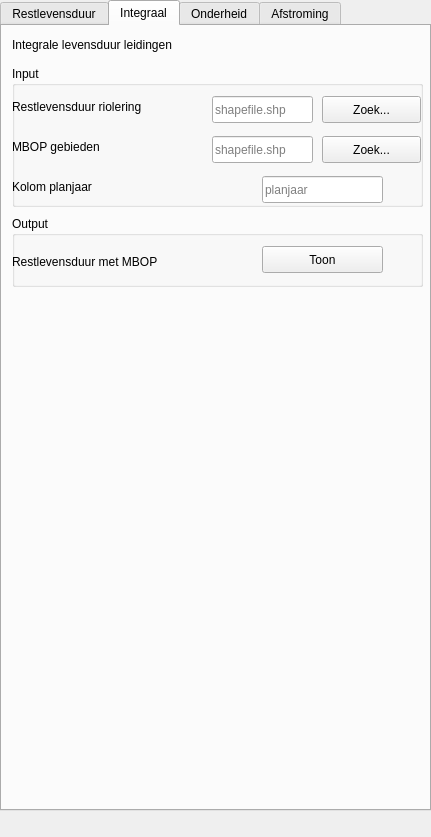
<?xml version="1.0" encoding="UTF-8"?>
<ui version="4.0">
 <class>DockWidget</class>
 <widget class="QDockWidget" name="DockWidget">
  <property name="geometry">
   <rect>
    <x>0</x>
    <y>0</y>
    <width>431</width>
    <height>837</height>
   </rect>
  </property>
  <property name="sizePolicy">
   <sizepolicy hsizetype="Preferred" vsizetype="Preferred">
    <horstretch>0</horstretch>
    <verstretch>0</verstretch>
   </sizepolicy>
  </property>
  <property name="windowTitle">
   <string>Sewer Assessor</string>
  </property>
  <widget class="QWidget" name="dockWidgetContents">
   <widget class="QTabWidget" name="tabWidget">
    <property name="geometry">
     <rect>
      <x>0</x>
      <y>0</y>
      <width>431</width>
      <height>811</height>
     </rect>
    </property>
    <property name="currentIndex">
     <number>1</number>
    </property>
    <widget class="QWidget" name="tab">
     <attribute name="title">
      <string>Restlevensduur</string>
     </attribute>
     <widget class="QLabel" name="r_header">
      <property name="geometry">
       <rect>
        <x>10</x>
        <y>10</y>
        <width>361</width>
        <height>17</height>
       </rect>
      </property>
      <property name="text">
       <string>Restlevensduur riolering</string>
      </property>
     </widget>
     <widget class="QGroupBox" name="restlevensduur_input">
      <property name="geometry">
       <rect>
        <x>10</x>
        <y>40</y>
        <width>411</width>
        <height>421</height>
       </rect>
      </property>
      <property name="title">
       <string>Input</string>
      </property>
      <widget class="QLabel" name="r_i_gebiedsgrenzen_label">
       <property name="geometry">
        <rect>
         <x>0</x>
         <y>20</y>
         <width>191</width>
         <height>41</height>
        </rect>
       </property>
       <property name="text">
        <string>Gebiedsgrenzen</string>
       </property>
      </widget>
      <widget class="QLineEdit" name="r_i_gebiedsgrenzen_text">
       <property name="geometry">
        <rect>
         <x>200</x>
         <y>30</y>
         <width>101</width>
         <height>27</height>
        </rect>
       </property>
       <property name="text">
        <string>putten_stats.shp</string>
       </property>
       <property name="placeholderText">
        <string>shapefile.shp</string>
       </property>
      </widget>
      <widget class="QPushButton" name="r_i_gebiedsgrenzen_search">
       <property name="geometry">
        <rect>
         <x>310</x>
         <y>30</y>
         <width>99</width>
         <height>27</height>
        </rect>
       </property>
       <property name="text">
        <string>Zoek...</string>
       </property>
      </widget>
      <widget class="QLabel" name="r_i_gem_zettingssnelheid_put_label">
       <property name="geometry">
        <rect>
         <x>0</x>
         <y>70</y>
         <width>191</width>
         <height>21</height>
        </rect>
       </property>
       <property name="text">
        <string>Gem. zettingssnelheid put</string>
       </property>
      </widget>
      <widget class="QLineEdit" name="r_i_gem_zettingssnelheid_put_text">
       <property name="geometry">
        <rect>
         <x>200</x>
         <y>70</y>
         <width>101</width>
         <height>27</height>
        </rect>
       </property>
       <property name="text">
        <string>putten_stats.shp</string>
       </property>
       <property name="placeholderText">
        <string>shapefile.shp</string>
       </property>
      </widget>
      <widget class="QPushButton" name="r_i_gem_zettingssnelheid_put_search">
       <property name="geometry">
        <rect>
         <x>310</x>
         <y>70</y>
         <width>99</width>
         <height>27</height>
        </rect>
       </property>
       <property name="text">
        <string>Zoek...</string>
       </property>
      </widget>
      <widget class="QLabel" name="r_i_kolom_stdev_zettingssnelheid_label">
       <property name="geometry">
        <rect>
         <x>0</x>
         <y>150</y>
         <width>211</width>
         <height>21</height>
        </rect>
       </property>
       <property name="text">
        <string>Kolom st. dev zettingssnelheid</string>
       </property>
      </widget>
      <widget class="QLineEdit" name="r_i_kolom_stdev_zettingssnelheid_text">
       <property name="geometry">
        <rect>
         <x>250</x>
         <y>150</y>
         <width>121</width>
         <height>27</height>
        </rect>
       </property>
       <property name="text">
        <string>stddev_pnt</string>
       </property>
       <property name="alignment">
        <set>Qt::AlignLeading|Qt::AlignLeft|Qt::AlignVCenter</set>
       </property>
       <property name="placeholderText">
        <string>stddev_pnt</string>
       </property>
      </widget>
      <widget class="QLabel" name="r_i_kolom_gem_zettingssnelheid_label">
       <property name="geometry">
        <rect>
         <x>0</x>
         <y>110</y>
         <width>201</width>
         <height>21</height>
        </rect>
       </property>
       <property name="text">
        <string>Kolom gem. zettingssnelheid</string>
       </property>
      </widget>
      <widget class="QLineEdit" name="r_i_kolom_gem_zettingssnelheid_text">
       <property name="geometry">
        <rect>
         <x>250</x>
         <y>110</y>
         <width>121</width>
         <height>27</height>
        </rect>
       </property>
       <property name="text">
        <string>avg_pnt_li</string>
       </property>
       <property name="placeholderText">
        <string>avg_pnt_li</string>
       </property>
      </widget>
      <widget class="QLineEdit" name="r_i_kolom_jaar_van_aanleg_text">
       <property name="geometry">
        <rect>
         <x>250</x>
         <y>230</y>
         <width>121</width>
         <height>27</height>
        </rect>
       </property>
       <property name="text">
        <string>jaar</string>
       </property>
       <property name="placeholderText">
        <string>jaar</string>
       </property>
      </widget>
      <widget class="QLineEdit" name="r_i_kolom_aanleg_hoogte_text">
       <property name="geometry">
        <rect>
         <x>250</x>
         <y>270</y>
         <width>121</width>
         <height>27</height>
        </rect>
       </property>
       <property name="text">
        <string>Peil_mv</string>
       </property>
       <property name="placeholderText">
        <string>Peil_mv</string>
       </property>
      </widget>
      <widget class="QLabel" name="r_i_kolom_aanleg_hoogte_label">
       <property name="geometry">
        <rect>
         <x>0</x>
         <y>270</y>
         <width>211</width>
         <height>21</height>
        </rect>
       </property>
       <property name="text">
        <string>Kolom aanleg/ontwerp hoogte</string>
       </property>
      </widget>
      <widget class="QLabel" name="r_i_riool_leidingen_label">
       <property name="geometry">
        <rect>
         <x>0</x>
         <y>310</y>
         <width>191</width>
         <height>21</height>
        </rect>
       </property>
       <property name="text">
        <string>Riool leidingen</string>
       </property>
      </widget>
      <widget class="QLabel" name="r_i_rioolputten_label">
       <property name="geometry">
        <rect>
         <x>0</x>
         <y>190</y>
         <width>191</width>
         <height>21</height>
        </rect>
       </property>
       <property name="text">
        <string>Riool putten</string>
       </property>
      </widget>
      <widget class="QLineEdit" name="r_i_rioolputten_text">
       <property name="geometry">
        <rect>
         <x>200</x>
         <y>190</y>
         <width>101</width>
         <height>27</height>
        </rect>
       </property>
       <property name="text">
        <string>putten_export_kikker.shp</string>
       </property>
       <property name="placeholderText">
        <string>shapefile.shp</string>
       </property>
      </widget>
      <widget class="QPushButton" name="r_i_rioolputten_search">
       <property name="geometry">
        <rect>
         <x>310</x>
         <y>190</y>
         <width>99</width>
         <height>27</height>
        </rect>
       </property>
       <property name="text">
        <string>Zoek...</string>
       </property>
      </widget>
      <widget class="QLabel" name="r_i_ahn_label">
       <property name="geometry">
        <rect>
         <x>0</x>
         <y>350</y>
         <width>191</width>
         <height>21</height>
        </rect>
       </property>
       <property name="text">
        <string>Actueel Hoogtebestand NL</string>
       </property>
      </widget>
      <widget class="QLineEdit" name="r_i_ahn_text">
       <property name="geometry">
        <rect>
         <x>200</x>
         <y>350</y>
         <width>101</width>
         <height>27</height>
        </rect>
       </property>
       <property name="text">
        <string>dem_schiedam.tif</string>
       </property>
       <property name="placeholderText">
        <string>ahn2.tif</string>
       </property>
      </widget>
      <widget class="QPushButton" name="r_i_ahn_search">
       <property name="geometry">
        <rect>
         <x>310</x>
         <y>350</y>
         <width>99</width>
         <height>27</height>
        </rect>
       </property>
       <property name="text">
        <string>Zoek...</string>
       </property>
      </widget>
      <widget class="QLabel" name="r_i_max_restzettingseis_label">
       <property name="geometry">
        <rect>
         <x>0</x>
         <y>390</y>
         <width>191</width>
         <height>21</height>
        </rect>
       </property>
       <property name="text">
        <string>Maximale restzettingseis</string>
       </property>
      </widget>
      <widget class="QLineEdit" name="r_i_max_restzettingseis_text">
       <property name="geometry">
        <rect>
         <x>250</x>
         <y>390</y>
         <width>81</width>
         <height>27</height>
        </rect>
       </property>
       <property name="text">
        <string>25</string>
       </property>
       <property name="alignment">
        <set>Qt::AlignRight|Qt::AlignTrailing|Qt::AlignVCenter</set>
       </property>
       <property name="placeholderText">
        <string>25</string>
       </property>
      </widget>
      <widget class="QLabel" name="r_i_max_restzettingseis_unit">
       <property name="geometry">
        <rect>
         <x>340</x>
         <y>390</y>
         <width>61</width>
         <height>21</height>
        </rect>
       </property>
       <property name="text">
        <string>cm</string>
       </property>
       <property name="alignment">
        <set>Qt::AlignLeading|Qt::AlignLeft|Qt::AlignVCenter</set>
       </property>
      </widget>
      <widget class="QPushButton" name="r_i_rioolleidingen_search">
       <property name="geometry">
        <rect>
         <x>310</x>
         <y>310</y>
         <width>99</width>
         <height>27</height>
        </rect>
       </property>
       <property name="text">
        <string>Zoek...</string>
       </property>
      </widget>
      <widget class="QLineEdit" name="r_i_riool_leidingen_text">
       <property name="geometry">
        <rect>
         <x>200</x>
         <y>310</y>
         <width>101</width>
         <height>27</height>
        </rect>
       </property>
       <property name="text">
        <string>leidingen_export_kikker.shp</string>
       </property>
       <property name="placeholderText">
        <string>shapefile.shp</string>
       </property>
      </widget>
     </widget>
     <widget class="QGroupBox" name="restlevensduur_output">
      <property name="geometry">
       <rect>
        <x>10</x>
        <y>470</y>
        <width>411</width>
        <height>301</height>
       </rect>
      </property>
      <property name="title">
       <string>Output</string>
      </property>
      <widget class="QLabel" name="r_o_gem_zettingssnelheid_put_label">
       <property name="geometry">
        <rect>
         <x>0</x>
         <y>110</y>
         <width>241</width>
         <height>31</height>
        </rect>
       </property>
       <property name="text">
        <string>Gem. zettingssnelheid put</string>
       </property>
      </widget>
      <widget class="QLabel" name="r_o_jaar_van_falen_rioolgebied_label">
       <property name="geometry">
        <rect>
         <x>0</x>
         <y>70</y>
         <width>191</width>
         <height>31</height>
        </rect>
       </property>
       <property name="text">
        <string>Jaar van falen rioolgebied</string>
       </property>
      </widget>
      <widget class="QLabel" name="r_o_gem_jaar_aanleg_rioolgebied_label">
       <property name="geometry">
        <rect>
         <x>0</x>
         <y>30</y>
         <width>241</width>
         <height>31</height>
        </rect>
       </property>
       <property name="text">
        <string>Gem. jaar van aanleg rioolgebied</string>
       </property>
      </widget>
      <widget class="QLabel" name="r_o_abs_zetting_put_label">
       <property name="geometry">
        <rect>
         <x>0</x>
         <y>230</y>
         <width>191</width>
         <height>21</height>
        </rect>
       </property>
       <property name="text">
        <string>Absolute zetting put</string>
       </property>
      </widget>
      <widget class="QLabel" name="r_o_gem_abs_zetting_rioolgebied_label">
       <property name="geometry">
        <rect>
         <x>0</x>
         <y>270</y>
         <width>201</width>
         <height>21</height>
        </rect>
       </property>
       <property name="text">
        <string>Gem. abs. zetting rioolgebied</string>
       </property>
      </widget>
      <widget class="QLabel" name="r_o_stdev_zetting_rioolgebied">
       <property name="geometry">
        <rect>
         <x>0</x>
         <y>190</y>
         <width>191</width>
         <height>21</height>
        </rect>
       </property>
       <property name="text">
        <string>St. dev zetting rioolgebied</string>
       </property>
      </widget>
      <widget class="QLabel" name="r_o_gem_zettingssnelheid_rioolgebied_label">
       <property name="geometry">
        <rect>
         <x>0</x>
         <y>150</y>
         <width>241</width>
         <height>21</height>
        </rect>
       </property>
       <property name="text">
        <string>Gem. zettingssnelheid rioolgebied</string>
       </property>
      </widget>
      <widget class="QPushButton" name="r_o_gem_jaar_aanleg_rioolgebied_button">
       <property name="geometry">
        <rect>
         <x>240</x>
         <y>30</y>
         <width>121</width>
         <height>27</height>
        </rect>
       </property>
       <property name="text">
        <string>Toon</string>
       </property>
      </widget>
      <widget class="QPushButton" name="r_o_jaar_van_falen_rioolgebied_button">
       <property name="geometry">
        <rect>
         <x>240</x>
         <y>70</y>
         <width>121</width>
         <height>27</height>
        </rect>
       </property>
       <property name="text">
        <string>Toon</string>
       </property>
      </widget>
      <widget class="QPushButton" name="r_o_gem_zettingssnelheid_put_button">
       <property name="geometry">
        <rect>
         <x>240</x>
         <y>110</y>
         <width>121</width>
         <height>27</height>
        </rect>
       </property>
       <property name="text">
        <string>Toon</string>
       </property>
      </widget>
      <widget class="QPushButton" name="r_o_gem_zettingssnelheid_rioolgebied_button">
       <property name="geometry">
        <rect>
         <x>240</x>
         <y>150</y>
         <width>121</width>
         <height>27</height>
        </rect>
       </property>
       <property name="text">
        <string>Toon</string>
       </property>
      </widget>
      <widget class="QPushButton" name="r_o_stdev_zetting_rioolgebied_button">
       <property name="geometry">
        <rect>
         <x>240</x>
         <y>190</y>
         <width>121</width>
         <height>27</height>
        </rect>
       </property>
       <property name="text">
        <string>Toon</string>
       </property>
      </widget>
      <widget class="QPushButton" name="r_o_abs_zetting_put_button">
       <property name="geometry">
        <rect>
         <x>240</x>
         <y>230</y>
         <width>121</width>
         <height>27</height>
        </rect>
       </property>
       <property name="text">
        <string>Toon</string>
       </property>
      </widget>
      <widget class="QPushButton" name="r_o_gem_abs_zetting_rioolgebied_button">
       <property name="geometry">
        <rect>
         <x>240</x>
         <y>270</y>
         <width>121</width>
         <height>27</height>
        </rect>
       </property>
       <property name="text">
        <string>Toon</string>
       </property>
      </widget>
      <zorder>r_o_gem_zettingssnelheid_put_label</zorder>
      <zorder>r_o_jaar_van_falen_rioolgebied_label</zorder>
      <zorder>r_o_gem_jaar_aanleg_rioolgebied_label</zorder>
      <zorder>r_o_abs_zetting_put_label</zorder>
      <zorder>r_o_gem_abs_zetting_rioolgebied_label</zorder>
      <zorder>r_o_stdev_zetting_rioolgebied</zorder>
      <zorder>r_o_gem_zettingssnelheid_rioolgebied_label</zorder>
      <zorder>r_o_gem_jaar_aanleg_rioolgebied_button</zorder>
      <zorder>r_o_jaar_van_falen_rioolgebied_button</zorder>
      <zorder>r_o_gem_zettingssnelheid_put_button</zorder>
      <zorder>r_o_gem_zettingssnelheid_rioolgebied_button</zorder>
      <zorder>r_o_stdev_zetting_rioolgebied_button</zorder>
      <zorder>r_o_stdev_zetting_rioolgebied_button</zorder>
      <zorder>r_o_abs_zetting_put_button</zorder>
      <zorder>r_o_gem_abs_zetting_rioolgebied_button</zorder>
     </widget>
     <widget class="QLabel" name="r_i_kolom_jaar_van_aanleg_label">
      <property name="geometry">
       <rect>
        <x>10</x>
        <y>270</y>
        <width>191</width>
        <height>21</height>
       </rect>
      </property>
      <property name="text">
       <string>Kolom jaar van aanleg</string>
      </property>
     </widget>
    </widget>
    <widget class="QWidget" name="tab_2">
     <attribute name="title">
      <string>Integraal</string>
     </attribute>
     <widget class="QLabel" name="i_header">
      <property name="geometry">
       <rect>
        <x>10</x>
        <y>10</y>
        <width>361</width>
        <height>17</height>
       </rect>
      </property>
      <property name="text">
       <string>Integrale levensduur leidingen</string>
      </property>
     </widget>
     <widget class="QGroupBox" name="groupBox_3">
      <property name="geometry">
       <rect>
        <x>10</x>
        <y>40</y>
        <width>411</width>
        <height>141</height>
       </rect>
      </property>
      <property name="title">
       <string>Input</string>
      </property>
      <widget class="QLabel" name="label_9">
       <property name="geometry">
        <rect>
         <x>0</x>
         <y>20</y>
         <width>191</width>
         <height>41</height>
        </rect>
       </property>
       <property name="text">
        <string>Restlevensduur riolering</string>
       </property>
      </widget>
      <widget class="QLineEdit" name="lineEdit_4">
       <property name="geometry">
        <rect>
         <x>200</x>
         <y>30</y>
         <width>101</width>
         <height>27</height>
        </rect>
       </property>
       <property name="text">
        <string/>
       </property>
       <property name="placeholderText">
        <string>shapefile.shp</string>
       </property>
      </widget>
      <widget class="QPushButton" name="pushButton_4">
       <property name="geometry">
        <rect>
         <x>310</x>
         <y>30</y>
         <width>99</width>
         <height>27</height>
        </rect>
       </property>
       <property name="text">
        <string>Zoek...</string>
       </property>
      </widget>
      <widget class="QLabel" name="label_11">
       <property name="geometry">
        <rect>
         <x>0</x>
         <y>70</y>
         <width>191</width>
         <height>21</height>
        </rect>
       </property>
       <property name="text">
        <string>MBOP gebieden</string>
       </property>
      </widget>
      <widget class="QLineEdit" name="lineEdit_5">
       <property name="geometry">
        <rect>
         <x>200</x>
         <y>70</y>
         <width>101</width>
         <height>27</height>
        </rect>
       </property>
       <property name="placeholderText">
        <string>shapefile.shp</string>
       </property>
      </widget>
      <widget class="QPushButton" name="pushButton_5">
       <property name="geometry">
        <rect>
         <x>310</x>
         <y>70</y>
         <width>99</width>
         <height>27</height>
        </rect>
       </property>
       <property name="text">
        <string>Zoek...</string>
       </property>
      </widget>
      <widget class="QLabel" name="label_13">
       <property name="geometry">
        <rect>
         <x>0</x>
         <y>110</y>
         <width>191</width>
         <height>21</height>
        </rect>
       </property>
       <property name="text">
        <string>Kolom planjaar</string>
       </property>
      </widget>
      <widget class="QLineEdit" name="lineEdit_6">
       <property name="geometry">
        <rect>
         <x>250</x>
         <y>110</y>
         <width>121</width>
         <height>27</height>
        </rect>
       </property>
       <property name="placeholderText">
        <string>planjaar</string>
       </property>
      </widget>
     </widget>
     <widget class="QGroupBox" name="groupBox_4">
      <property name="geometry">
       <rect>
        <x>10</x>
        <y>190</y>
        <width>411</width>
        <height>71</height>
       </rect>
      </property>
      <property name="title">
       <string>Output</string>
      </property>
      <widget class="QLabel" name="label_14">
       <property name="geometry">
        <rect>
         <x>0</x>
         <y>30</y>
         <width>191</width>
         <height>31</height>
        </rect>
       </property>
       <property name="text">
        <string>Restlevensduur met MBOP</string>
       </property>
      </widget>
      <widget class="QPushButton" name="pushButton_24">
       <property name="geometry">
        <rect>
         <x>250</x>
         <y>30</y>
         <width>121</width>
         <height>27</height>
        </rect>
       </property>
       <property name="text">
        <string>Toon</string>
       </property>
      </widget>
     </widget>
    </widget>
    <widget class="QWidget" name="tab_4">
     <attribute name="title">
      <string>Onderheid</string>
     </attribute>
     <widget class="QLabel" name="label_4">
      <property name="geometry">
       <rect>
        <x>10</x>
        <y>10</y>
        <width>361</width>
        <height>17</height>
       </rect>
      </property>
      <property name="text">
       <string>Controle aansluitingen onderheide riolering</string>
      </property>
     </widget>
     <widget class="QGroupBox" name="groupBox_7">
      <property name="geometry">
       <rect>
        <x>10</x>
        <y>40</y>
        <width>411</width>
        <height>351</height>
       </rect>
      </property>
      <property name="title">
       <string>Input</string>
      </property>
      <widget class="QLabel" name="label_18">
       <property name="geometry">
        <rect>
         <x>0</x>
         <y>20</y>
         <width>191</width>
         <height>41</height>
        </rect>
       </property>
       <property name="text">
        <string>Onderheid riool</string>
       </property>
      </widget>
      <widget class="QLineEdit" name="lineEdit_10">
       <property name="geometry">
        <rect>
         <x>200</x>
         <y>30</y>
         <width>101</width>
         <height>27</height>
        </rect>
       </property>
       <property name="text">
        <string/>
       </property>
       <property name="placeholderText">
        <string>shapefile.shp</string>
       </property>
      </widget>
      <widget class="QPushButton" name="pushButton_14">
       <property name="geometry">
        <rect>
         <x>310</x>
         <y>30</y>
         <width>99</width>
         <height>27</height>
        </rect>
       </property>
       <property name="text">
        <string>Zoek...</string>
       </property>
      </widget>
      <widget class="QLabel" name="label_19">
       <property name="geometry">
        <rect>
         <x>0</x>
         <y>150</y>
         <width>191</width>
         <height>21</height>
        </rect>
       </property>
       <property name="text">
        <string>Kolom vorm leiding</string>
       </property>
      </widget>
      <widget class="QLineEdit" name="lineEdit_11">
       <property name="geometry">
        <rect>
         <x>250</x>
         <y>70</y>
         <width>121</width>
         <height>27</height>
        </rect>
       </property>
       <property name="placeholderText">
        <string>KNOOPNUMME</string>
       </property>
      </widget>
      <widget class="QLabel" name="label_20">
       <property name="geometry">
        <rect>
         <x>0</x>
         <y>110</y>
         <width>191</width>
         <height>21</height>
        </rect>
       </property>
       <property name="text">
        <string>Kolom eindpunt leiding</string>
       </property>
      </widget>
      <widget class="QLineEdit" name="lineEdit_12">
       <property name="geometry">
        <rect>
         <x>250</x>
         <y>110</y>
         <width>121</width>
         <height>27</height>
        </rect>
       </property>
       <property name="placeholderText">
        <string>KNOOPNUM01</string>
       </property>
      </widget>
      <widget class="QLineEdit" name="lineEdit_13">
       <property name="geometry">
        <rect>
         <x>250</x>
         <y>150</y>
         <width>121</width>
         <height>27</height>
        </rect>
       </property>
       <property name="placeholderText">
        <string>Vorm</string>
       </property>
      </widget>
      <widget class="QLabel" name="label_23">
       <property name="geometry">
        <rect>
         <x>0</x>
         <y>70</y>
         <width>191</width>
         <height>21</height>
        </rect>
       </property>
       <property name="text">
        <string>Kolom beginpunt leiding</string>
       </property>
      </widget>
      <widget class="QLabel" name="label_24">
       <property name="geometry">
        <rect>
         <x>0</x>
         <y>190</y>
         <width>191</width>
         <height>21</height>
        </rect>
       </property>
       <property name="text">
        <string>Kolom breedte leiding</string>
       </property>
      </widget>
      <widget class="QLineEdit" name="lineEdit_14">
       <property name="geometry">
        <rect>
         <x>250</x>
         <y>190</y>
         <width>121</width>
         <height>27</height>
        </rect>
       </property>
       <property name="placeholderText">
        <string>Breedte</string>
       </property>
      </widget>
      <widget class="QLabel" name="label_25">
       <property name="geometry">
        <rect>
         <x>0</x>
         <y>230</y>
         <width>191</width>
         <height>21</height>
        </rect>
       </property>
       <property name="text">
        <string>Kolom hoogte leiding</string>
       </property>
      </widget>
      <widget class="QLabel" name="label_26">
       <property name="geometry">
        <rect>
         <x>0</x>
         <y>270</y>
         <width>191</width>
         <height>21</height>
        </rect>
       </property>
       <property name="text">
        <string>Absolute zetting per put</string>
       </property>
      </widget>
      <widget class="QLabel" name="label_27">
       <property name="geometry">
        <rect>
         <x>0</x>
         <y>310</y>
         <width>191</width>
         <height>21</height>
        </rect>
       </property>
       <property name="text">
        <string>Nieuwe afstromingsrichting</string>
       </property>
      </widget>
      <widget class="QLineEdit" name="lineEdit_15">
       <property name="geometry">
        <rect>
         <x>250</x>
         <y>230</y>
         <width>121</width>
         <height>27</height>
        </rect>
       </property>
       <property name="placeholderText">
        <string>Hoogte</string>
       </property>
      </widget>
      <widget class="QLineEdit" name="lineEdit_16">
       <property name="geometry">
        <rect>
         <x>200</x>
         <y>270</y>
         <width>101</width>
         <height>27</height>
        </rect>
       </property>
       <property name="placeholderText">
        <string>shapefile.shp</string>
       </property>
      </widget>
      <widget class="QPushButton" name="pushButton_22">
       <property name="geometry">
        <rect>
         <x>310</x>
         <y>270</y>
         <width>99</width>
         <height>27</height>
        </rect>
       </property>
       <property name="text">
        <string>Zoek...</string>
       </property>
      </widget>
      <widget class="QLineEdit" name="lineEdit_17">
       <property name="geometry">
        <rect>
         <x>200</x>
         <y>310</y>
         <width>101</width>
         <height>27</height>
        </rect>
       </property>
       <property name="placeholderText">
        <string>shapefile.shp</string>
       </property>
      </widget>
      <widget class="QPushButton" name="pushButton_23">
       <property name="geometry">
        <rect>
         <x>310</x>
         <y>310</y>
         <width>99</width>
         <height>27</height>
        </rect>
       </property>
       <property name="text">
        <string>Zoek...</string>
       </property>
      </widget>
     </widget>
     <widget class="QGroupBox" name="groupBox_8">
      <property name="geometry">
       <rect>
        <x>10</x>
        <y>390</y>
        <width>411</width>
        <height>101</height>
       </rect>
      </property>
      <property name="title">
       <string>Output</string>
      </property>
      <widget class="QLabel" name="label_21">
       <property name="geometry">
        <rect>
         <x>0</x>
         <y>30</y>
         <width>191</width>
         <height>31</height>
        </rect>
       </property>
       <property name="text">
        <string>Absolute zetting per leiding</string>
       </property>
      </widget>
      <widget class="QLabel" name="label_22">
       <property name="geometry">
        <rect>
         <x>0</x>
         <y>70</y>
         <width>191</width>
         <height>21</height>
        </rect>
       </property>
       <property name="text">
        <string>Signalering kritieke zetting</string>
       </property>
      </widget>
      <widget class="QPushButton" name="pushButton_17">
       <property name="geometry">
        <rect>
         <x>250</x>
         <y>30</y>
         <width>121</width>
         <height>27</height>
        </rect>
       </property>
       <property name="text">
        <string>Toon</string>
       </property>
      </widget>
      <widget class="QPushButton" name="pushButton_18">
       <property name="geometry">
        <rect>
         <x>250</x>
         <y>70</y>
         <width>121</width>
         <height>27</height>
        </rect>
       </property>
       <property name="text">
        <string>Toon</string>
       </property>
      </widget>
     </widget>
    </widget>
    <widget class="QWidget" name="tab_3">
     <attribute name="title">
      <string>Afstroming</string>
     </attribute>
     <widget class="QLabel" name="label_3">
      <property name="geometry">
       <rect>
        <x>10</x>
        <y>10</y>
        <width>361</width>
        <height>17</height>
       </rect>
      </property>
      <property name="text">
       <string>Afstromingscontrole leidingen</string>
      </property>
     </widget>
     <widget class="QGroupBox" name="groupBox_5">
      <property name="geometry">
       <rect>
        <x>10</x>
        <y>40</y>
        <width>411</width>
        <height>141</height>
       </rect>
      </property>
      <property name="title">
       <string>Input</string>
      </property>
      <widget class="QLabel" name="label_15">
       <property name="geometry">
        <rect>
         <x>0</x>
         <y>20</y>
         <width>191</width>
         <height>41</height>
        </rect>
       </property>
       <property name="text">
        <string>Putten en BOB per leiding</string>
       </property>
      </widget>
      <widget class="QLineEdit" name="lineEdit_8">
       <property name="geometry">
        <rect>
         <x>200</x>
         <y>30</y>
         <width>101</width>
         <height>27</height>
        </rect>
       </property>
       <property name="text">
        <string/>
       </property>
       <property name="placeholderText">
        <string>shapefile.shp</string>
       </property>
      </widget>
      <widget class="QPushButton" name="pushButton_11">
       <property name="geometry">
        <rect>
         <x>310</x>
         <y>30</y>
         <width>99</width>
         <height>27</height>
        </rect>
       </property>
       <property name="text">
        <string>Zoek...</string>
       </property>
      </widget>
      <widget class="QLabel" name="label_16">
       <property name="geometry">
        <rect>
         <x>0</x>
         <y>70</y>
         <width>191</width>
         <height>21</height>
        </rect>
       </property>
       <property name="text">
        <string>Absolute zetting per put</string>
       </property>
      </widget>
      <widget class="QLineEdit" name="lineEdit_9">
       <property name="geometry">
        <rect>
         <x>200</x>
         <y>70</y>
         <width>101</width>
         <height>27</height>
        </rect>
       </property>
       <property name="placeholderText">
        <string>shapefile.shp</string>
       </property>
      </widget>
      <widget class="QPushButton" name="pushButton_12">
       <property name="geometry">
        <rect>
         <x>310</x>
         <y>70</y>
         <width>99</width>
         <height>27</height>
        </rect>
       </property>
       <property name="text">
        <string>Zoek...</string>
       </property>
      </widget>
      <widget class="QLabel" name="label_30">
       <property name="geometry">
        <rect>
         <x>0</x>
         <y>110</y>
         <width>211</width>
         <height>21</height>
        </rect>
       </property>
       <property name="text">
        <string>Afstromingsrichting toekomst</string>
       </property>
      </widget>
      <widget class="QLineEdit" name="lineEdit_18">
       <property name="geometry">
        <rect>
         <x>250</x>
         <y>110</y>
         <width>121</width>
         <height>27</height>
        </rect>
       </property>
       <property name="alignment">
        <set>Qt::AlignRight|Qt::AlignTrailing|Qt::AlignVCenter</set>
       </property>
       <property name="placeholderText">
        <string>2020</string>
       </property>
      </widget>
     </widget>
     <widget class="QGroupBox" name="groupBox_6">
      <property name="geometry">
       <rect>
        <x>10</x>
        <y>190</y>
        <width>411</width>
        <height>141</height>
       </rect>
      </property>
      <property name="title">
       <string>Output</string>
      </property>
      <widget class="QLabel" name="label_17">
       <property name="geometry">
        <rect>
         <x>0</x>
         <y>30</y>
         <width>211</width>
         <height>31</height>
        </rect>
       </property>
       <property name="text">
        <string>Afstromingsrichting ontwerp</string>
       </property>
      </widget>
      <widget class="QLabel" name="label_31">
       <property name="geometry">
        <rect>
         <x>0</x>
         <y>70</y>
         <width>191</width>
         <height>21</height>
        </rect>
       </property>
       <property name="text">
        <string>Afstromingsrichting nu</string>
       </property>
      </widget>
      <widget class="QLabel" name="label_32">
       <property name="geometry">
        <rect>
         <x>0</x>
         <y>110</y>
         <width>211</width>
         <height>21</height>
        </rect>
       </property>
       <property name="text">
        <string>Afstromingsrichting toekomst</string>
       </property>
      </widget>
      <widget class="QPushButton" name="pushButton_13">
       <property name="geometry">
        <rect>
         <x>250</x>
         <y>30</y>
         <width>121</width>
         <height>27</height>
        </rect>
       </property>
       <property name="text">
        <string>Toon</string>
       </property>
      </widget>
      <widget class="QPushButton" name="pushButton_15">
       <property name="geometry">
        <rect>
         <x>250</x>
         <y>70</y>
         <width>121</width>
         <height>27</height>
        </rect>
       </property>
       <property name="text">
        <string>Toon</string>
       </property>
      </widget>
      <widget class="QPushButton" name="pushButton_16">
       <property name="geometry">
        <rect>
         <x>250</x>
         <y>110</y>
         <width>121</width>
         <height>27</height>
        </rect>
       </property>
       <property name="text">
        <string>Toon</string>
       </property>
      </widget>
      <zorder>label_17</zorder>
      <zorder>label_31</zorder>
      <zorder>label_32</zorder>
      <zorder>pushButton_15</zorder>
      <zorder>pushButton_13</zorder>
      <zorder>pushButton_15</zorder>
      <zorder>pushButton_16</zorder>
     </widget>
     <zorder>label_3</zorder>
     <zorder>groupBox_5</zorder>
     <zorder>groupBox_6</zorder>
     <zorder>pushButton_15</zorder>
    </widget>
   </widget>
  </widget>
 </widget>
 <resources/>
 <connections/>
</ui>
